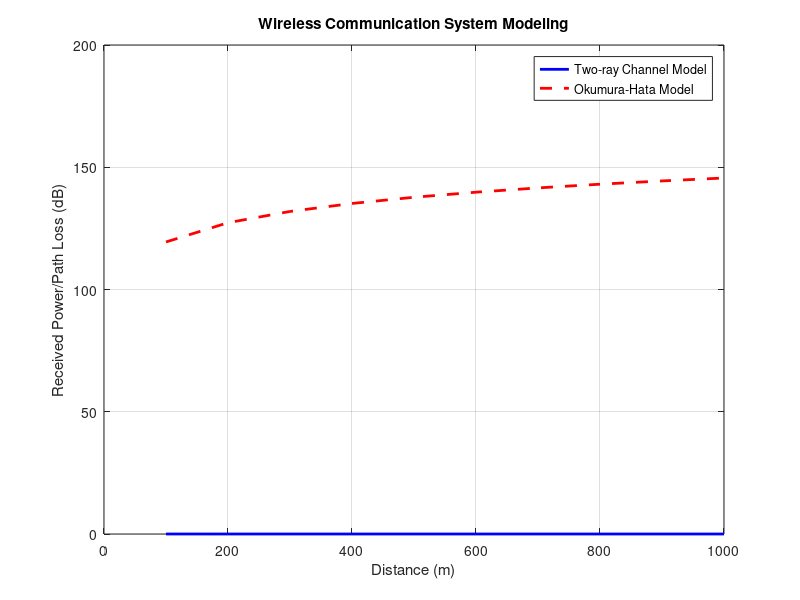

This chart was generated by the following MATLAB code:
frequency = 900e6;
transmitterHeight = 50;
receiverHeight = 10;
distance = 100:100:1000;

Pt = 1;
Gt = 1;
Gr = 1;
L = 1;

Pr_two_ray = Pt * (Gt * Gr * (transmitterHeight * receiverHeight)^2) ./ (distance.^4 * L);

A = 69.55;
B = 26.16;
C = 13.82;
D = 44.9;
X = 6.55;
hb = 30;

PL_okumura_hata = A + B * log10(distance/1000) + C * log10(frequency/1e6) + D - X * log10(hb);

figure;
plot(distance, Pr_two_ray, 'b', 'LineWidth', 2);
hold on;
plot(distance, PL_okumura_hata, 'r--', 'LineWidth', 2);
xlabel('Distance (m)');
ylabel('Received Power/Path Loss (dB)');
legend('Two-ray Channel Model', 'Okumura-Hata Model');
title('Wireless Communication System Modeling');
grid on;
